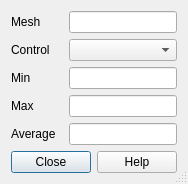
<?xml version="1.0" encoding="UTF-8"?>
<ui version="4.0">
 <class>Dialog</class>
 <widget class="QDialog" name="Dialog">
  <property name="geometry">
   <rect>
    <x>0</x>
    <y>0</y>
    <width>178</width>
    <height>156</height>
   </rect>
  </property>
  <property name="windowTitle">
   <string>Get min and max value of control</string>
  </property>
  <property name="sizeGripEnabled">
   <bool>true</bool>
  </property>
  <layout class="QGridLayout" name="gridLayout">
   <item row="0" column="0">
    <widget class="QLabel" name="label_2">
     <property name="text">
      <string>Mesh</string>
     </property>
    </widget>
   </item>
   <item row="0" column="1" colspan="2">
    <widget class="QLineEdit" name="mesh">
     <property name="readOnly">
      <bool>true</bool>
     </property>
    </widget>
   </item>
   <item row="1" column="0">
    <widget class="QLabel" name="label_3">
     <property name="text">
      <string>Control</string>
     </property>
    </widget>
   </item>
   <item row="1" column="1" colspan="2">
    <widget class="QComboBox" name="control"/>
   </item>
   <item row="2" column="0">
    <widget class="QLabel" name="label">
     <property name="text">
      <string>Min</string>
     </property>
    </widget>
   </item>
   <item row="2" column="1" colspan="2">
    <widget class="QLineEdit" name="minvalue">
     <property name="readOnly">
      <bool>true</bool>
     </property>
    </widget>
   </item>
   <item row="3" column="0">
    <widget class="QLabel" name="label_4">
     <property name="text">
      <string>Max</string>
     </property>
    </widget>
   </item>
   <item row="3" column="1" colspan="2">
    <widget class="QLineEdit" name="maxvalue">
     <property name="readOnly">
      <bool>true</bool>
     </property>
    </widget>
   </item>
   <item row="4" column="0">
    <widget class="QLabel" name="label_5">
     <property name="text">
      <string>Average</string>
     </property>
    </widget>
   </item>
   <item row="4" column="1" colspan="2">
    <widget class="QLineEdit" name="avgvalue">
     <property name="readOnly">
      <bool>true</bool>
     </property>
    </widget>
   </item>
   <item row="5" column="0" colspan="3">
    <widget class="QDialogButtonBox" name="buttonBox">
     <property name="orientation">
      <enum>Qt::Horizontal</enum>
     </property>
     <property name="standardButtons">
      <set>QDialogButtonBox::Close|QDialogButtonBox::Help</set>
     </property>
    </widget>
   </item>
  </layout>
 </widget>
 <tabstops>
  <tabstop>mesh</tabstop>
  <tabstop>control</tabstop>
  <tabstop>minvalue</tabstop>
  <tabstop>maxvalue</tabstop>
  <tabstop>buttonBox</tabstop>
 </tabstops>
 <resources/>
 <connections>
  <connection>
   <sender>buttonBox</sender>
   <signal>rejected()</signal>
   <receiver>Dialog</receiver>
   <slot>OnCancel()</slot>
   <hints>
    <hint type="sourcelabel">
     <x>253</x>
     <y>371</y>
    </hint>
    <hint type="destinationlabel">
     <x>262</x>
     <y>101</y>
    </hint>
   </hints>
  </connection>
  <connection>
   <sender>buttonBox</sender>
   <signal>helpRequested()</signal>
   <receiver>Dialog</receiver>
   <slot>helpMessage()</slot>
   <hints>
    <hint type="sourcelabel">
     <x>131</x>
     <y>373</y>
    </hint>
    <hint type="destinationlabel">
     <x>131</x>
     <y>64</y>
    </hint>
   </hints>
  </connection>
  <connection>
   <sender>control</sender>
   <signal>activated(QString)</signal>
   <receiver>Dialog</receiver>
   <slot>compute_minmax()</slot>
   <hints>
    <hint type="sourcelabel">
     <x>250</x>
     <y>137</y>
    </hint>
    <hint type="destinationlabel">
     <x>131</x>
     <y>81</y>
    </hint>
   </hints>
  </connection>
 </connections>
 <slots>
  <slot>compute_minmax()</slot>
  <slot>helpMessage()</slot>
  <slot>OnCancel()</slot>
  <slot>OnOk()</slot>
 </slots>
</ui>
